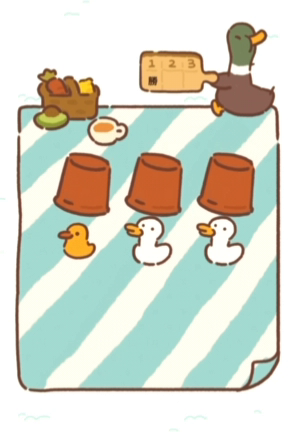
#> input picture frame 40 of images/f1.mp4, 296 x 438 px
$ python final.py
#> lines starting #> are read from the running program, lines starting #| are printed output that depends on the picture
import cv2 as cv

video = cv.VideoCapture("images\\f1.mp4") # 讀入影片檔案

tracker = cv.TrackerKCF_create() # 初始化追蹤器

'''選擇初始框'''
# 讀圖片第一幀
ret, frame = video.read()
#> frame is the input picture: shape (438, 296, 3); mean B, G, R 203.4, 216.3, 213.7

# 改變影片視窗大小，做法和改圖片的部分相同
frame = cv.resize(frame, (0, 0), fx=2, fy=2)
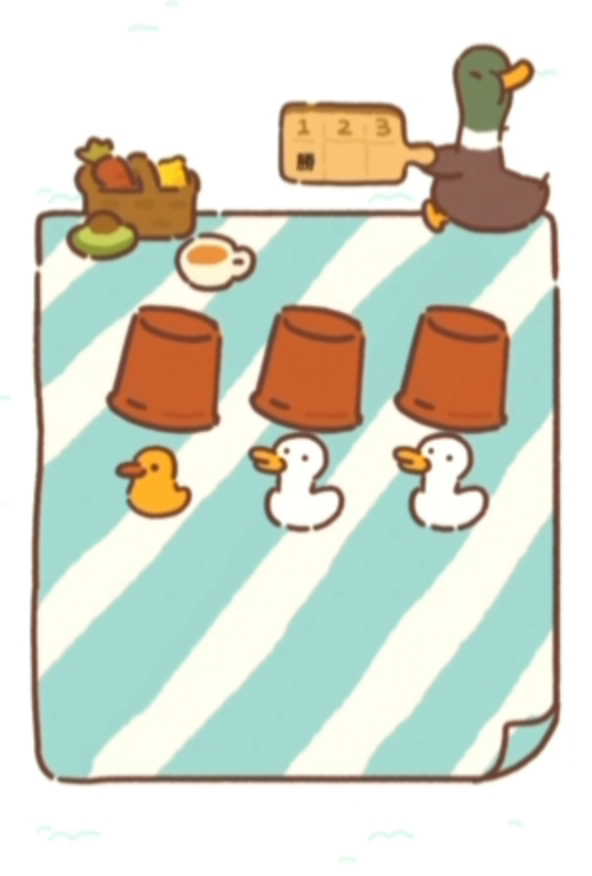
#> frame: shape (876, 592, 3); mean B, G, R 203.4, 216.3, 213.7

# (顯示框名稱，畫在哪，是否在框裡畫十字線，是否從中心開始選擇)
# .selectROI 會返回一個元組 -> [min_x(左上x), min_y(左上y), w, h]
#> (the run stopped early here; a loop or call above may not have finished)
